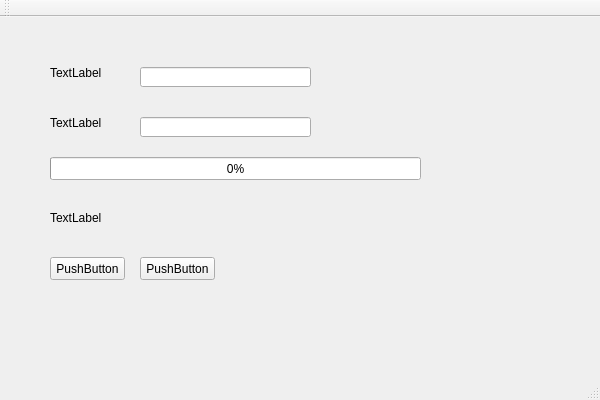
<?xml version="1.0" encoding="UTF-8"?>
<ui version="4.0">
 <class>QtWidgetsApplication1Class</class>
 <widget class="QMainWindow" name="QtWidgetsApplication1Class">
  <property name="geometry">
   <rect>
    <x>0</x>
    <y>0</y>
    <width>600</width>
    <height>400</height>
   </rect>
  </property>
  <property name="windowTitle">
   <string>QtWidgetsApplication1</string>
  </property>
  <property name="windowIcon">
   <iconset resource="QtWidgetsApplication1.qrc">
    <normaloff>:/QtWidgetsApplication1/logo.ico</normaloff>:/QtWidgetsApplication1/logo.ico</iconset>
  </property>
  <property name="animated">
   <bool>true</bool>
  </property>
  <widget class="QWidget" name="centralWidget">
   <widget class="QLabel" name="label">
    <property name="geometry">
     <rect>
      <x>50</x>
      <y>50</y>
      <width>54</width>
      <height>12</height>
     </rect>
    </property>
    <property name="text">
     <string>TextLabel</string>
    </property>
   </widget>
   <widget class="QLabel" name="label_2">
    <property name="geometry">
     <rect>
      <x>50</x>
      <y>100</y>
      <width>54</width>
      <height>12</height>
     </rect>
    </property>
    <property name="text">
     <string>TextLabel</string>
    </property>
   </widget>
   <widget class="QLineEdit" name="hostLineEdit">
    <property name="geometry">
     <rect>
      <x>140</x>
      <y>50</y>
      <width>171</width>
      <height>20</height>
     </rect>
    </property>
   </widget>
   <widget class="QLineEdit" name="portLineEdit">
    <property name="geometry">
     <rect>
      <x>140</x>
      <y>100</y>
      <width>171</width>
      <height>20</height>
     </rect>
    </property>
   </widget>
   <widget class="QProgressBar" name="progressBar">
    <property name="geometry">
     <rect>
      <x>50</x>
      <y>140</y>
      <width>371</width>
      <height>23</height>
     </rect>
    </property>
    <property name="value">
     <number>0</number>
    </property>
   </widget>
   <widget class="QLabel" name="label_3">
    <property name="geometry">
     <rect>
      <x>50</x>
      <y>180</y>
      <width>341</width>
      <height>41</height>
     </rect>
    </property>
    <property name="text">
     <string>TextLabel</string>
    </property>
   </widget>
   <widget class="QPushButton" name="openButton">
    <property name="geometry">
     <rect>
      <x>50</x>
      <y>240</y>
      <width>75</width>
      <height>23</height>
     </rect>
    </property>
    <property name="text">
     <string>PushButton</string>
    </property>
   </widget>
   <widget class="QPushButton" name="sendButton">
    <property name="geometry">
     <rect>
      <x>140</x>
      <y>240</y>
      <width>75</width>
      <height>23</height>
     </rect>
    </property>
    <property name="text">
     <string>PushButton</string>
    </property>
   </widget>
  </widget>
  <widget class="QToolBar" name="mainToolBar">
   <attribute name="toolBarArea">
    <enum>TopToolBarArea</enum>
   </attribute>
   <attribute name="toolBarBreak">
    <bool>false</bool>
   </attribute>
  </widget>
  <widget class="QStatusBar" name="statusBar"/>
 </widget>
 <layoutdefault spacing="6" margin="11"/>
 <resources>
  <include location="QtWidgetsApplication1.qrc"/>
 </resources>
 <connections/>
</ui>
